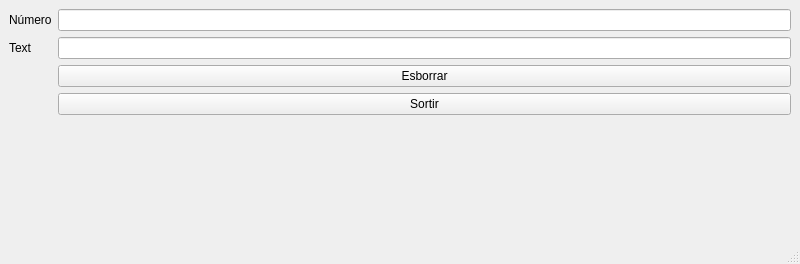
<?xml version="1.0" encoding="UTF-8"?>
<ui version="4.0">
 <class>NumeroITexto</class>
 <widget class="QMainWindow" name="NumeroITexto">
  <property name="geometry">
   <rect>
    <x>0</x>
    <y>0</y>
    <width>800</width>
    <height>264</height>
   </rect>
  </property>
  <property name="windowTitle">
   <string>MainWindow</string>
  </property>
  <widget class="QWidget" name="centralwidget">
   <layout class="QFormLayout" name="formLayout">
    <item row="0" column="0">
     <widget class="QLabel" name="label">
      <property name="text">
       <string>Número</string>
      </property>
     </widget>
    </item>
    <item row="0" column="1">
     <widget class="QLineEdit" name="lineEdit">
      <property name="inputMask">
       <string>9999999999</string>
      </property>
      <property name="text">
       <string/>
      </property>
     </widget>
    </item>
    <item row="1" column="0">
     <widget class="QLabel" name="label_2">
      <property name="text">
       <string>Text</string>
      </property>
     </widget>
    </item>
    <item row="1" column="1">
     <widget class="QLineEdit" name="lineEdit_2">
      <property name="inputMask">
       <string>AAAAAAAAAA</string>
      </property>
     </widget>
    </item>
    <item row="2" column="1">
     <widget class="QPushButton" name="pushButton">
      <property name="text">
       <string>Esborrar</string>
      </property>
     </widget>
    </item>
    <item row="3" column="1">
     <widget class="QPushButton" name="pushButton_2">
      <property name="text">
       <string>Sortir</string>
      </property>
     </widget>
    </item>
   </layout>
  </widget>
  <widget class="QMenuBar" name="menubar">
   <property name="geometry">
    <rect>
     <x>0</x>
     <y>0</y>
     <width>800</width>
     <height>21</height>
    </rect>
   </property>
  </widget>
  <widget class="QStatusBar" name="statusbar"/>
 </widget>
 <resources/>
 <connections>
  <connection>
   <sender>pushButton</sender>
   <signal>clicked()</signal>
   <receiver>lineEdit</receiver>
   <slot>clear()</slot>
   <hints>
    <hint type="sourcelabel">
     <x>250</x>
     <y>149</y>
    </hint>
    <hint type="destinationlabel">
     <x>231</x>
     <y>63</y>
    </hint>
   </hints>
  </connection>
  <connection>
   <sender>pushButton</sender>
   <signal>clicked()</signal>
   <receiver>lineEdit_2</receiver>
   <slot>clear()</slot>
   <hints>
    <hint type="sourcelabel">
     <x>278</x>
     <y>146</y>
    </hint>
    <hint type="destinationlabel">
     <x>272</x>
     <y>100</y>
    </hint>
   </hints>
  </connection>
  <connection>
   <sender>pushButton_2</sender>
   <signal>clicked()</signal>
   <receiver>NumeroITexto</receiver>
   <slot>close()</slot>
   <hints>
    <hint type="sourcelabel">
     <x>501</x>
     <y>205</y>
    </hint>
    <hint type="destinationlabel">
     <x>518</x>
     <y>237</y>
    </hint>
   </hints>
  </connection>
 </connections>
</ui>
